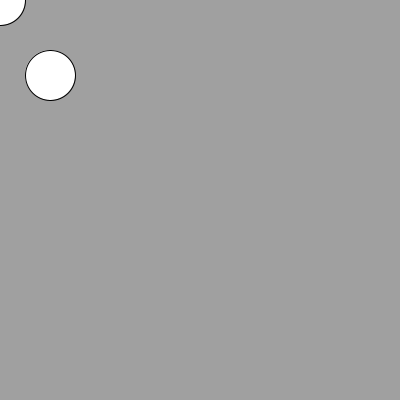
Frame 1 (no input)
Frame 60 (the mouse pressed at the canvas centre just before this capture): identical to frame 1, image omitted
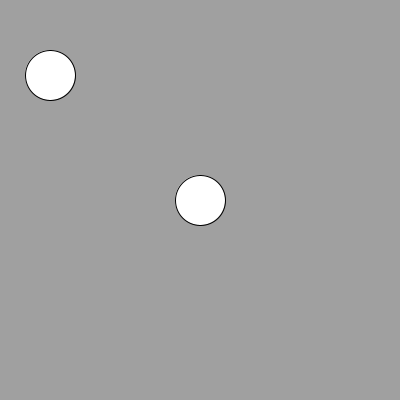
Frame 120 (the mouse held since frame 60 and released just before this capture)

The Processing sketch that drew these frames (run headless with seeded random() and noise(); from frame 60 on, the mouse is pressed at the canvas centre):

// Processing sketch: Ex_1_mousemovement_1
// ── Ex_1_mousemovement_1.pde
// Coding Art Book
// Yu Zhang + Mathias Funk, 2020

// mouse movement

void setup() {
  size(400, 400);
  rectMode(CENTER);
}

void draw() {
  background(160);

  // the first rectangle is static
  ellipse(50, 75, 50, 50);

  // the second rectangle is dynamic
  ellipse(mouseX, mouseY, 50, 50);
}
